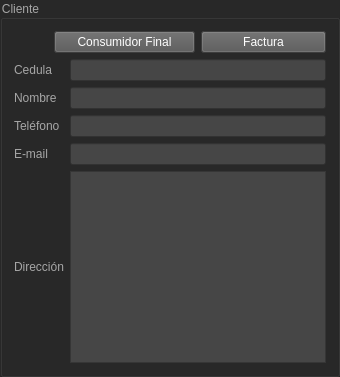
        <widget class="QGroupBox" name="inDatos">
         <property name="palette">
          <palette>
           <active>
            <colorrole role="WindowText">
             <brush brushstyle="SolidPattern">
              <color alpha="255">
               <red>166</red>
               <green>166</green>
               <blue>166</blue>
              </color>
             </brush>
            </colorrole>
            <colorrole role="Button">
             <brush brushstyle="SolidPattern">
              <color alpha="255">
               <red>40</red>
               <green>40</green>
               <blue>40</blue>
              </color>
             </brush>
            </colorrole>
            <colorrole role="Text">
             <brush brushstyle="SolidPattern">
              <color alpha="255">
               <red>166</red>
               <green>166</green>
               <blue>166</blue>
              </color>
             </brush>
            </colorrole>
            <colorrole role="ButtonText">
             <brush brushstyle="SolidPattern">
              <color alpha="255">
               <red>166</red>
               <green>166</green>
               <blue>166</blue>
              </color>
             </brush>
            </colorrole>
            <colorrole role="Base">
             <brush brushstyle="SolidPattern">
              <color alpha="255">
               <red>40</red>
               <green>40</green>
               <blue>40</blue>
              </color>
             </brush>
            </colorrole>
            <colorrole role="Window">
             <brush brushstyle="SolidPattern">
              <color alpha="255">
               <red>40</red>
               <green>40</green>
               <blue>40</blue>
              </color>
             </brush>
            </colorrole>
            <colorrole role="PlaceholderText">
             <brush brushstyle="NoBrush">
              <color alpha="128">
               <red>166</red>
               <green>166</green>
               <blue>166</blue>
              </color>
             </brush>
            </colorrole>
           </active>
           <inactive>
            <colorrole role="WindowText">
             <brush brushstyle="SolidPattern">
              <color alpha="255">
               <red>166</red>
               <green>166</green>
               <blue>166</blue>
              </color>
             </brush>
            </colorrole>
            <colorrole role="Button">
             <brush brushstyle="SolidPattern">
              <color alpha="255">
               <red>40</red>
               <green>40</green>
               <blue>40</blue>
              </color>
             </brush>
            </colorrole>
            <colorrole role="Text">
             <brush brushstyle="SolidPattern">
              <color alpha="255">
               <red>166</red>
               <green>166</green>
               <blue>166</blue>
              </color>
             </brush>
            </colorrole>
            <colorrole role="ButtonText">
             <brush brushstyle="SolidPattern">
              <color alpha="255">
               <red>166</red>
               <green>166</green>
               <blue>166</blue>
              </color>
             </brush>
            </colorrole>
            <colorrole role="Base">
             <brush brushstyle="SolidPattern">
              <color alpha="255">
               <red>40</red>
               <green>40</green>
               <blue>40</blue>
              </color>
             </brush>
            </colorrole>
            <colorrole role="Window">
             <brush brushstyle="SolidPattern">
              <color alpha="255">
               <red>40</red>
               <green>40</green>
               <blue>40</blue>
              </color>
             </brush>
            </colorrole>
            <colorrole role="PlaceholderText">
             <brush brushstyle="NoBrush">
              <color alpha="128">
               <red>166</red>
               <green>166</green>
               <blue>166</blue>
              </color>
             </brush>
            </colorrole>
           </inactive>
           <disabled>
            <colorrole role="WindowText">
             <brush brushstyle="SolidPattern">
              <color alpha="255">
               <red>166</red>
               <green>166</green>
               <blue>166</blue>
              </color>
             </brush>
            </colorrole>
            <colorrole role="Button">
             <brush brushstyle="SolidPattern">
              <color alpha="255">
               <red>40</red>
               <green>40</green>
               <blue>40</blue>
              </color>
             </brush>
            </colorrole>
            <colorrole role="Text">
             <brush brushstyle="SolidPattern">
              <color alpha="255">
               <red>166</red>
               <green>166</green>
               <blue>166</blue>
              </color>
             </brush>
            </colorrole>
            <colorrole role="ButtonText">
             <brush brushstyle="SolidPattern">
              <color alpha="255">
               <red>166</red>
               <green>166</green>
               <blue>166</blue>
              </color>
             </brush>
            </colorrole>
            <colorrole role="Base">
             <brush brushstyle="SolidPattern">
              <color alpha="255">
               <red>40</red>
               <green>40</green>
               <blue>40</blue>
              </color>
             </brush>
            </colorrole>
            <colorrole role="Window">
             <brush brushstyle="SolidPattern">
              <color alpha="255">
               <red>40</red>
               <green>40</green>
               <blue>40</blue>
              </color>
             </brush>
            </colorrole>
            <colorrole role="PlaceholderText">
             <brush brushstyle="NoBrush">
              <color alpha="128">
               <red>166</red>
               <green>166</green>
               <blue>166</blue>
              </color>
             </brush>
            </colorrole>
           </disabled>
          </palette>
         </property>
         <property name="styleSheet">
          <string notr="true">background-color: rgb(40, 40, 40);

color: rgb(166, 166, 166);</string>
         </property>
         <property name="title">
          <string>Cliente</string>
         </property>
         <layout class="QGridLayout" name="gridLayout">
          <item row="0" column="3">
           <widget class="QPushButton" name="btnFactura">
            <property name="palette">
             <palette>
              <active>
               <colorrole role="WindowText">
                <brush brushstyle="SolidPattern">
                 <color alpha="255">
                  <red>255</red>
                  <green>255</green>
                  <blue>255</blue>
                 </color>
                </brush>
               </colorrole>
               <colorrole role="Button">
                <brush brushstyle="SolidPattern">
                 <color alpha="255">
                  <red>86</red>
                  <green>86</green>
                  <blue>86</blue>
                 </color>
                </brush>
               </colorrole>
               <colorrole role="Text">
                <brush brushstyle="SolidPattern">
                 <color alpha="255">
                  <red>255</red>
                  <green>255</green>
                  <blue>255</blue>
                 </color>
                </brush>
               </colorrole>
               <colorrole role="ButtonText">
                <brush brushstyle="SolidPattern">
                 <color alpha="255">
                  <red>255</red>
                  <green>255</green>
                  <blue>255</blue>
                 </color>
                </brush>
               </colorrole>
               <colorrole role="Base">
                <brush brushstyle="SolidPattern">
                 <color alpha="255">
                  <red>86</red>
                  <green>86</green>
                  <blue>86</blue>
                 </color>
                </brush>
               </colorrole>
               <colorrole role="Window">
                <brush brushstyle="SolidPattern">
                 <color alpha="255">
                  <red>86</red>
                  <green>86</green>
                  <blue>86</blue>
                 </color>
                </brush>
               </colorrole>
               <colorrole role="PlaceholderText">
                <brush brushstyle="NoBrush">
                 <color alpha="128">
                  <red>255</red>
                  <green>255</green>
                  <blue>255</blue>
                 </color>
                </brush>
               </colorrole>
              </active>
              <inactive>
               <colorrole role="WindowText">
                <brush brushstyle="SolidPattern">
                 <color alpha="255">
                  <red>255</red>
                  <green>255</green>
                  <blue>255</blue>
                 </color>
                </brush>
               </colorrole>
               <colorrole role="Button">
                <brush brushstyle="SolidPattern">
                 <color alpha="255">
                  <red>86</red>
                  <green>86</green>
                  <blue>86</blue>
                 </color>
                </brush>
               </colorrole>
               <colorrole role="Text">
                <brush brushstyle="SolidPattern">
                 <color alpha="255">
                  <red>255</red>
                  <green>255</green>
                  <blue>255</blue>
                 </color>
                </brush>
               </colorrole>
               <colorrole role="ButtonText">
                <brush brushstyle="SolidPattern">
                 <color alpha="255">
                  <red>255</red>
                  <green>255</green>
                  <blue>255</blue>
                 </color>
                </brush>
               </colorrole>
               <colorrole role="Base">
                <brush brushstyle="SolidPattern">
                 <color alpha="255">
                  <red>86</red>
                  <green>86</green>
                  <blue>86</blue>
                 </color>
                </brush>
               </colorrole>
               <colorrole role="Window">
                <brush brushstyle="SolidPattern">
                 <color alpha="255">
                  <red>86</red>
                  <green>86</green>
                  <blue>86</blue>
                 </color>
                </brush>
               </colorrole>
               <colorrole role="PlaceholderText">
                <brush brushstyle="NoBrush">
                 <color alpha="128">
                  <red>255</red>
                  <green>255</green>
                  <blue>255</blue>
                 </color>
                </brush>
               </colorrole>
              </inactive>
              <disabled>
               <colorrole role="WindowText">
                <brush brushstyle="SolidPattern">
                 <color alpha="255">
                  <red>255</red>
                  <green>255</green>
                  <blue>255</blue>
                 </color>
                </brush>
               </colorrole>
               <colorrole role="Button">
                <brush brushstyle="SolidPattern">
                 <color alpha="255">
                  <red>86</red>
                  <green>86</green>
                  <blue>86</blue>
                 </color>
                </brush>
               </colorrole>
               <colorrole role="Text">
                <brush brushstyle="SolidPattern">
                 <color alpha="255">
                  <red>255</red>
                  <green>255</green>
                  <blue>255</blue>
                 </color>
                </brush>
               </colorrole>
               <colorrole role="ButtonText">
                <brush brushstyle="SolidPattern">
                 <color alpha="255">
                  <red>255</red>
                  <green>255</green>
                  <blue>255</blue>
                 </color>
                </brush>
               </colorrole>
               <colorrole role="Base">
                <brush brushstyle="SolidPattern">
                 <color alpha="255">
                  <red>86</red>
                  <green>86</green>
                  <blue>86</blue>
                 </color>
                </brush>
               </colorrole>
               <colorrole role="Window">
                <brush brushstyle="SolidPattern">
                 <color alpha="255">
                  <red>86</red>
                  <green>86</green>
                  <blue>86</blue>
                 </color>
                </brush>
               </colorrole>
               <colorrole role="PlaceholderText">
                <brush brushstyle="NoBrush">
                 <color alpha="128">
                  <red>255</red>
                  <green>255</green>
                  <blue>255</blue>
                 </color>
                </brush>
               </colorrole>
              </disabled>
             </palette>
            </property>
            <property name="styleSheet">
             <string notr="true">background-color: rgb(86, 86, 86);
color: rgb(255, 255, 255);</string>
            </property>
            <property name="text">
             <string>Factura</string>
            </property>
           </widget>
          </item>
          <item row="1" column="0" colspan="2">
           <widget class="QLabel" name="label">
            <property name="text">
             <string>Cedula</string>
            </property>
           </widget>
          </item>
          <item row="2" column="0" colspan="2">
           <widget class="QLabel" name="label_2">
            <property name="text">
             <string>Nombre</string>
            </property>
           </widget>
          </item>
          <item row="6" column="2" colspan="2">
           <widget class="QTextEdit" name="inDireccion">
            <property name="styleSheet">
             <string notr="true">background-color: rgb(70, 70, 70);
color: rgb(255, 255, 255);
</string>
            </property>
           </widget>
          </item>
          <item row="4" column="2" colspan="2">
           <widget class="QLineEdit" name="inTelefono">
            <property name="styleSheet">
             <string notr="true">background-color: rgb(70, 70, 70);
color: rgb(255, 255, 255);
</string>
            </property>
            <property name="inputMask">
             <string/>
            </property>
            <property name="maxLength">
             <number>10</number>
            </property>
           </widget>
          </item>
          <item row="6" column="0" colspan="2">
           <widget class="QLabel" name="label_5">
            <property name="text">
             <string>Dirección</string>
            </property>
           </widget>
          </item>
          <item row="5" column="0">
           <widget class="QLabel" name="label_4">
            <property name="text">
             <string>E-mail</string>
            </property>
           </widget>
          </item>
          <item row="5" column="2" colspan="2">
           <widget class="QLineEdit" name="inEmail">
            <property name="styleSheet">
             <string notr="true">background-color: rgb(70, 70, 70);
color: rgb(255, 255, 255);
</string>
            </property>
           </widget>
          </item>
          <item row="1" column="2" colspan="2">
           <widget class="QLineEdit" name="inCedula">
            <property name="styleSheet">
             <string notr="true">background-color: rgb(70, 70, 70);
color: rgb(255, 255, 255);
</string>
            </property>
            <property name="inputMask">
             <string/>
            </property>
            <property name="maxLength">
             <number>10</number>
            </property>
           </widget>
          </item>
          <item row="2" column="2" colspan="2">
           <widget class="QLineEdit" name="inNombre">
            <property name="contextMenuPolicy">
             <enum>Qt::NoContextMenu</enum>
            </property>
            <property name="styleSheet">
             <string notr="true">background-color: rgb(70, 70, 70);
color: rgb(255, 255, 255);
</string>
            </property>
            <property name="inputMask">
             <string/>
            </property>
            <property name="maxLength">
             <number>32767</number>
            </property>
           </widget>
          </item>
          <item row="4" column="0" colspan="2">
           <widget class="QLabel" name="label_3">
            <property name="text">
             <string>Teléfono</string>
            </property>
           </widget>
          </item>
          <item row="0" column="1" colspan="2">
           <widget class="QPushButton" name="btnConsumidor">
            <property name="palette">
             <palette>
              <active>
               <colorrole role="WindowText">
                <brush brushstyle="SolidPattern">
                 <color alpha="255">
                  <red>255</red>
                  <green>255</green>
                  <blue>255</blue>
                 </color>
                </brush>
               </colorrole>
               <colorrole role="Button">
                <brush brushstyle="SolidPattern">
                 <color alpha="255">
                  <red>86</red>
                  <green>86</green>
                  <blue>86</blue>
                 </color>
                </brush>
               </colorrole>
               <colorrole role="Text">
                <brush brushstyle="SolidPattern">
                 <color alpha="255">
                  <red>255</red>
                  <green>255</green>
                  <blue>255</blue>
                 </color>
                </brush>
               </colorrole>
               <colorrole role="ButtonText">
                <brush brushstyle="SolidPattern">
                 <color alpha="255">
                  <red>255</red>
                  <green>255</green>
                  <blue>255</blue>
                 </color>
                </brush>
               </colorrole>
               <colorrole role="Base">
                <brush brushstyle="SolidPattern">
                 <color alpha="255">
                  <red>86</red>
                  <green>86</green>
                  <blue>86</blue>
                 </color>
                </brush>
               </colorrole>
               <colorrole role="Window">
                <brush brushstyle="SolidPattern">
                 <color alpha="255">
                  <red>86</red>
                  <green>86</green>
                  <blue>86</blue>
                 </color>
                </brush>
               </colorrole>
               <colorrole role="PlaceholderText">
                <brush brushstyle="NoBrush">
                 <color alpha="128">
                  <red>255</red>
                  <green>255</green>
                  <blue>255</blue>
                 </color>
                </brush>
               </colorrole>
              </active>
              <inactive>
               <colorrole role="WindowText">
                <brush brushstyle="SolidPattern">
                 <color alpha="255">
                  <red>255</red>
                  <green>255</green>
                  <blue>255</blue>
                 </color>
                </brush>
               </colorrole>
               <colorrole role="Button">
                <brush brushstyle="SolidPattern">
                 <color alpha="255">
                  <red>86</red>
                  <green>86</green>
                  <blue>86</blue>
                 </color>
                </brush>
               </colorrole>
               <colorrole role="Text">
                <brush brushstyle="SolidPattern">
                 <color alpha="255">
                  <red>255</red>
                  <green>255</green>
                  <blue>255</blue>
                 </color>
                </brush>
               </colorrole>
               <colorrole role="ButtonText">
                <brush brushstyle="SolidPattern">
                 <color alpha="255">
                  <red>255</red>
                  <green>255</green>
                  <blue>255</blue>
                 </color>
                </brush>
               </colorrole>
               <colorrole role="Base">
                <brush brushstyle="SolidPattern">
                 <color alpha="255">
                  <red>86</red>
                  <green>86</green>
                  <blue>86</blue>
                 </color>
                </brush>
               </colorrole>
               <colorrole role="Window">
                <brush brushstyle="SolidPattern">
                 <color alpha="255">
                  <red>86</red>
                  <green>86</green>
                  <blue>86</blue>
                 </color>
                </brush>
               </colorrole>
               <colorrole role="PlaceholderText">
                <brush brushstyle="NoBrush">
                 <color alpha="128">
                  <red>255</red>
                  <green>255</green>
                  <blue>255</blue>
                 </color>
                </brush>
               </colorrole>
              </inactive>
              <disabled>
               <colorrole role="WindowText">
                <brush brushstyle="SolidPattern">
                 <color alpha="255">
                  <red>255</red>
                  <green>255</green>
                  <blue>255</blue>
                 </color>
                </brush>
               </colorrole>
               <colorrole role="Button">
                <brush brushstyle="SolidPattern">
                 <color alpha="255">
                  <red>86</red>
                  <green>86</green>
                  <blue>86</blue>
                 </color>
                </brush>
               </colorrole>
               <colorrole role="Text">
                <brush brushstyle="SolidPattern">
                 <color alpha="255">
                  <red>255</red>
                  <green>255</green>
                  <blue>255</blue>
                 </color>
                </brush>
               </colorrole>
               <colorrole role="ButtonText">
                <brush brushstyle="SolidPattern">
                 <color alpha="255">
                  <red>255</red>
                  <green>255</green>
                  <blue>255</blue>
                 </color>
                </brush>
               </colorrole>
               <colorrole role="Base">
                <brush brushstyle="SolidPattern">
                 <color alpha="255">
                  <red>86</red>
                  <green>86</green>
                  <blue>86</blue>
                 </color>
                </brush>
               </colorrole>
               <colorrole role="Window">
                <brush brushstyle="SolidPattern">
                 <color alpha="255">
                  <red>86</red>
                  <green>86</green>
                  <blue>86</blue>
                 </color>
                </brush>
               </colorrole>
               <colorrole role="PlaceholderText">
                <brush brushstyle="NoBrush">
                 <color alpha="128">
                  <red>255</red>
                  <green>255</green>
                  <blue>255</blue>
                 </color>
                </brush>
               </colorrole>
              </disabled>
             </palette>
            </property>
            <property name="styleSheet">
             <string notr="true">background-color: rgb(86, 86, 86);
color: rgb(255, 255, 255);</string>
            </property>
            <property name="text">
             <string>Consumidor Final</string>
            </property>
           </widget>
          </item>
         </layout>
        </widget>
